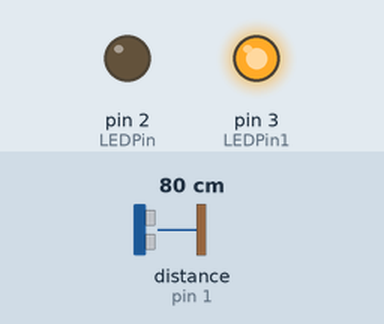
Simulated run of this sketch. Board: Arduino Uno, built with avr-gcc and run on an emulated ATmega328P. Shown: output pins drawn as LEDs (lit = HIGH). Inputs (shaded band) come from the test bench; at power-on: distance to the obstacle (sensor on pin 1) 80 cm. The echo pulse lasts 58.3 µs per cm; pins used as bus, display or sensor lines are not drawn.

Above: at 1.2 s.
1.3 s: distance to the obstacle (sensor on pin 1) set to 22 cm
2.8 s: distance to the obstacle (sensor on pin 1) set to 19 cm
At 3.3 s:
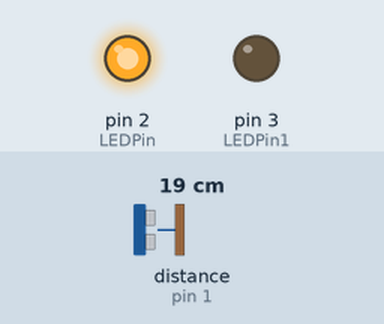
4.3 s: distance to the obstacle (sensor on pin 1) set to 35 cm
At 5.5 s:
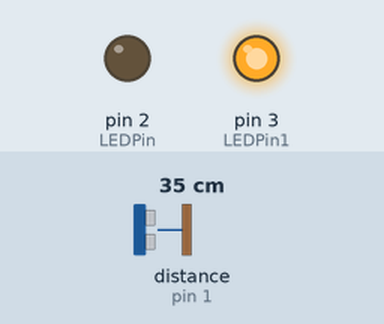
5.8 s: distance to the obstacle (sensor on pin 1) set to 2 cm
At 6.3 s:
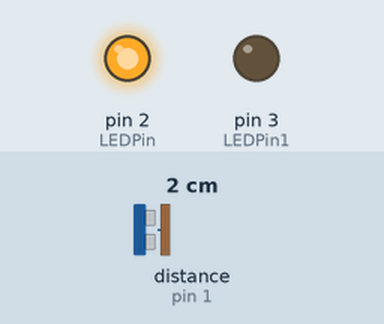
Timing chart, 0 to 8.3 s (numbered marks = the images above; inputs shaded):
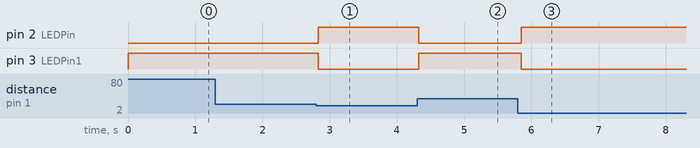

The sketch:

hcsr04.ino
```cpp
#define echoPin 1 // Echo Pin
#define trigPin 0 // Trigger Pin
#define LEDPin 2
#define LEDPin1 3// Onboard LED

int maximumRange = 20; // Maximum range needed

long duration, distance; // Duration used to calculate distance

void setup() {
 Serial.begin (9600);
 pinMode(trigPin, OUTPUT);
 pinMode(echoPin, INPUT);
 pinMode(LEDPin, OUTPUT);
 pinMode(LEDPin1, OUTPUT);// Use LED indicator (if required)
}

void loop() {
/* The following trigPin/echoPin cycle is used to determine the
 distance of the nearest object by bouncing soundwaves off of it. */
 digitalWrite(trigPin, LOW);
 delayMicroseconds(2);

 digitalWrite(trigPin, HIGH);
 delayMicroseconds(10);

 digitalWrite(trigPin, LOW);
 duration = pulseIn(echoPin, HIGH);

 //Calculate the distance (in cm) based on the speed of sound.
 distance = duration/58.2;

 if (distance <= maximumRange ){
 /* Send a negative number to computer and Turn LED ON
 to indicate "out of range" */

 digitalWrite(LEDPin, HIGH);
 digitalWrite(LEDPin1, LOW);
 }
 else {
 /* Send the distance to the computer using Serial protocol, and
 turn LED OFF to indicate successful reading. */

 digitalWrite(LEDPin, LOW);
 digitalWrite(LEDPin1, HIGH);
 }

 //Delay 50ms before next reading.
 delay(50);
}
```

Measured:
- the behaviour switches between 21 and 20 cm on distance to the obstacle (sensor on pin 1) (found by bisection; images 0 and 1)
- after the input at 1.3 s, every drawn part: stays the same
- after the input at 2.8 s, pin 2 (LEDPin): LOW → HIGH at once; pin 3 (LEDPin1): HIGH → LOW at once
- after the input at 4.3 s, pin 2 (LEDPin): HIGH → LOW at once; pin 3 (LEDPin1): LOW → HIGH at once
- after the input at 5.8 s, pin 2 (LEDPin): LOW → HIGH after 0.05 s; pin 3 (LEDPin1): HIGH → LOW after 0.05 s
